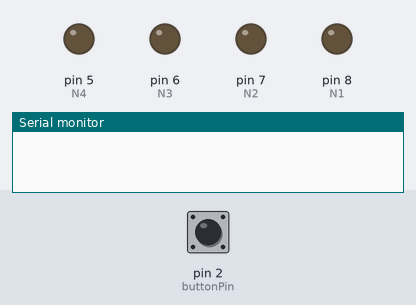
Recording of a sketch running on a simulated Arduino Uno, built with avr-gcc and run on an emulated ATmega328P. On the bench: output pins drawn as LEDs (lit = HIGH), the last lines printed to the serial monitor. The test bench sets the inputs (shaded band); at power-on: pin 2 (buttonPin) HIGH. Random numbers use the default seed unless the sketch sets one.

Above: at 1.8 s.
1.9 s: pin 2 (buttonPin) pulled LOW for 3.2 s
At 3.8 s:
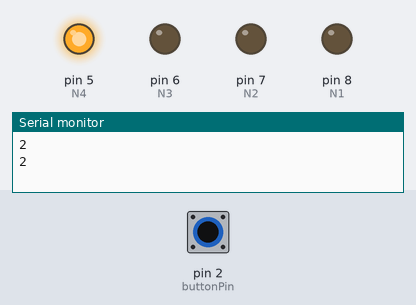
7.0 s: pin 2 (buttonPin) pulled LOW for 0.6 s
At 8.7 s:
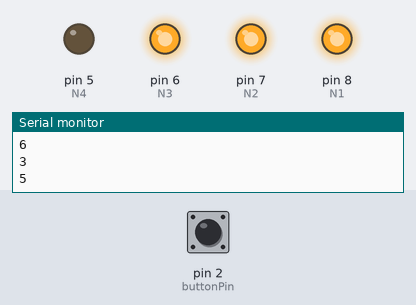
9.1 s: pin 2 (buttonPin) pulled LOW for 3.2 s
At 13.5 s:
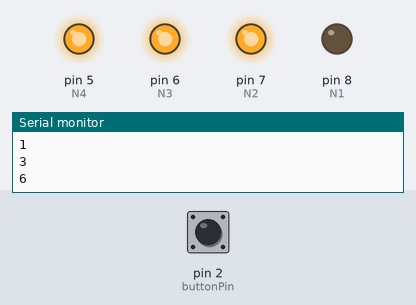
13.8 s: pin 2 (buttonPin) pulled LOW for 1 s
At 15.2 s:
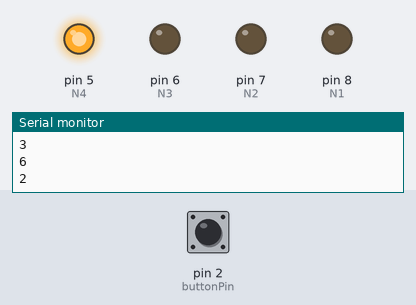
16.3 s: pin 2 (buttonPin) driven LOW
At 19.2 s:
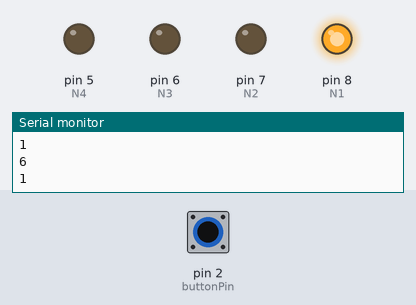
19.3 s: pin 2 (buttonPin) driven HIGH
Timing chart, 0 to 21.8 s (numbered marks = the images above; inputs shaded):
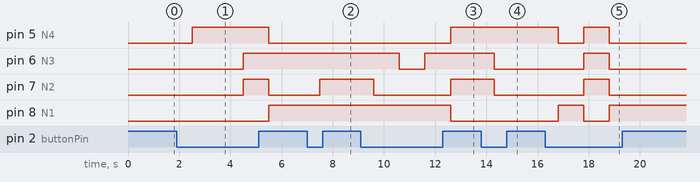

Measured:
- after the input at 1.9 s, pin 5 (N4): LOW → HIGH after 0.60 s, → LOW 3.0 s later; pin 6 (N3): LOW → HIGH after 2.6 s; pin 7 (N2): LOW → HIGH after 2.6 s, → LOW 1.0 s later; pin 8 (N1): LOW → HIGH after 3.6 s
- after the input at 7.0 s, pin 7 (N2): LOW → HIGH after 0.50 s
- after the input at 9.1 s, pin 5 (N4): LOW → HIGH after 3.5 s; pin 6 (N3): HIGH → LOW after 1.5 s, → HIGH 1.0 s later; pin 7 (N2): HIGH → LOW after 0.50 s, → HIGH 3.0 s later; pin 8 (N1): HIGH → LOW after 3.5 s
- after the input at 13.8 s, pin 6 (N3), pin 7 (N2): HIGH → LOW after 0.50 s
- after the input at 16.3 s, pin 5 (N4): HIGH → LOW after 0.50 s, → HIGH 1.0 s later, → LOW 1.0 s later; pin 6 (N3), pin 7 (N2): LOW → HIGH after 1.5 s, → LOW 1.0 s later; pin 8 (N1): LOW → HIGH after 0.50 s, → LOW 1.0 s later, → HIGH 1.0 s later
- after the input at 19.3 s, every drawn part: stays the same

The sketch:

DAU_2.ino
```cpp
/**********************************************************************************
**                                                                               **
**                            Dau de LEDs                                        **
**                             ALEATORI                                          **
**                                                                               **
**********************************************************************************/

//********** Includes *************************************************************

//********** Variables ************************************************************

const int N4=5;              // donar nom al pin 5 de l’Arduino
const int N3=6;              // donar nom al pin 6 de l’Arduino
const int N2=7;              // donar nom al pin 7 de l’Arduino
const int N1=8;              // donar nom al pin 8 de l’Arduino
const int buttonPin = 2;
int buttonState = LOW;       // variable per llegir l'estat del polsador
long randNumber = 0;
unsigned long TEMPS = 500;   // es queden leds 500ms encesos

//********** Setup ****************************************************************
void setup()
{
   pinMode(N4, OUTPUT);
   pinMode(N3, OUTPUT);
   pinMode(N2, OUTPUT);
   pinMode(N1, OUTPUT);
   pinMode(buttonPin, INPUT);
   Serial.begin(9600);
}

//********** loop *****************************************************************
void loop() {

buttonState = digitalRead(buttonPin);
    if (buttonState == LOW)
{
  randNumber = random(1, 7);
  Serial.println(randNumber);
  delay(TEMPS);             // es queden leds 500ms encesos
    if (randNumber == 1 )
{
// 1
  digitalWrite(N4, LOW);
  digitalWrite(N3, LOW);
  digitalWrite(N2, LOW);
  digitalWrite(N1, HIGH);

  delay(TEMPS);             // es queden leds 500ms encesos
}
    else if (randNumber == 2 )
{
// 2
  digitalWrite(N4, HIGH);
  digitalWrite(N3, LOW);
  digitalWrite(N2, LOW);
  digitalWrite(N1, LOW);

  delay(TEMPS);             // es queden leds 500ms encesos
}
    else if (randNumber == 3 )
{
// 3
  digitalWrite(N4, LOW);
  digitalWrite(N3, HIGH);
  digitalWrite(N2, LOW);
  digitalWrite(N1, HIGH);

  delay(TEMPS);             // es queden leds 500ms encesos
}
     else if (randNumber == 4 )
{
// 4
  digitalWrite(N4, LOW);
  digitalWrite(N3, HIGH);
  digitalWrite(N2, HIGH);
  digitalWrite(N1, LOW);

  delay(TEMPS);             // es queden leds 500ms encesos
}
     else if (randNumber == 5 )
{
// 5
  digitalWrite(N4, LOW);
  digitalWrite(N3, HIGH);
  digitalWrite(N2, HIGH);
  digitalWrite(N1, HIGH);

  delay(TEMPS);             // es queden leds 500ms encesos
}
     else if (randNumber == 6 )
{
// 6
  digitalWrite(N4, HIGH);
  digitalWrite(N3, HIGH);
  digitalWrite(N2, HIGH);
  digitalWrite(N1, LOW);

  delay(TEMPS);             // es queden leds 500ms encesos
}
}
     else if (randNumber == 0)
{
  digitalWrite(N4, LOW);
  digitalWrite(N3, LOW);
  digitalWrite(N2, LOW);
  digitalWrite(N1, LOW);

  delay(TEMPS);             // es queden leds 500ms encesos
}

}
```
